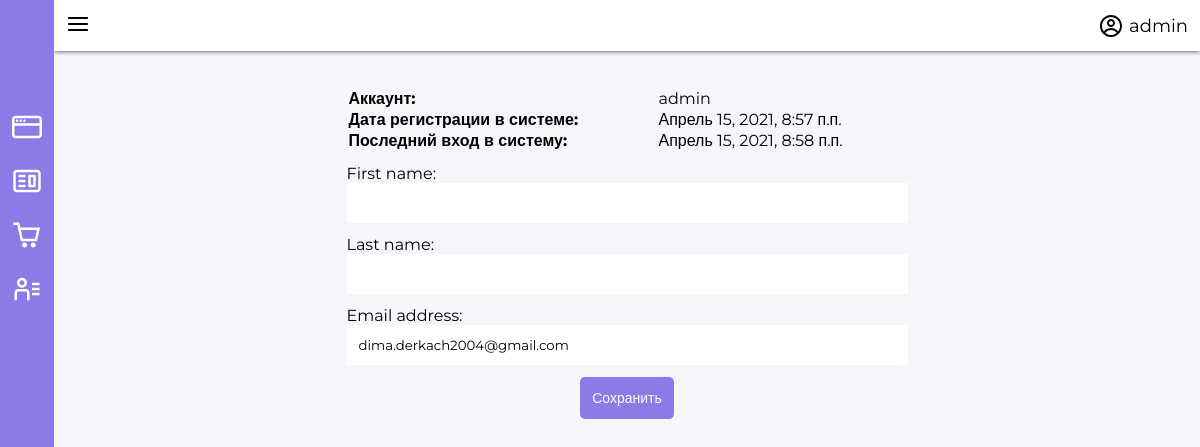
Screenshot of /profile/1 (signed in) with the database file from the repository.
### app/models.py (models this page shows)
class User(AbstractUser):
    pass

### app/views.py (the view)
# urls.py: path('profile/<int:pk>', views.UserProfileView.as_view(), name="profile"),
class UserProfileView(UpdateView, LoginRequiredMixin):
    login_url = reverse_lazy('login')
    redirect_field_name = 'login'
    model = models.User
    form_class = forms.UserProfileForm
    template_name = 'profile_edit.html'
    success_url = reverse_lazy('index')

### app/forms.py (shortened to what this page needs)
class UserProfileForm(forms.ModelForm):
    class Meta:
        model = models.User
        fields = ['first_name', 'last_name', 'email']

### templates/profile_edit.html (shortened to what this page needs)
{% extends 'base.html' %}
{% block content %}
<div class="container">
    <div class="form_wrapper">
        <table style="width: 100%; text-align: left;">
            <tr>
                <th>Аккаунт:</th>
                <td>{{ user.username }}</td>
            </tr>
            <tr>
                <th>Дата регистрации в системе:</th>
                <td>{{ user.date_joined }}</td>
            </tr>
            <tr>
                <th>Последний вход в систему:</th>
                <td>{{ user.last_login }}</td>
            </tr>
        </table>
        <form method="POST">
            {{form}}
            <input type="submit" value="Сохранить">
        </form>
    </div>
</div>
{% endblock %}

### templates/base.html (shortened to what this page needs)
{% load static %}
<!DOCTYPE html>
<html lang="en">
<head>
    <link rel="stylesheet" href="{% static 'css/main.css' %}">
    <link rel="stylesheet" href="{% static 'css/header.css' %}">
    <link rel="stylesheet" href="{% static 'css/sidebar.css' %}">
    <link rel="stylesheet" href="{% static 'css/grid.css' %}">
    <link rel="stylesheet" href="{% static 'css/tags/warning.css' %}">
    <link rel="stylesheet" href="{% static 'css/forms.css' %}">
    <link rel="stylesheet" href="{% static 'css/masters.css' %}">
    <link rel="stylesheet" href="{% static 'css/paginator.css' %}">
</head>
<body>
    {% include 'components/sidebar.html' %}
    <div class="wrapper">
        <nav class="header p-3">
            <button class="burger_toggle">
            </button>
            <a class="profile f-row" href="{% url 'profile' request.user.id %}">
                <span>{{ request.user.username }}</span>
            </a>
        </nav>
        {% block content %}
        {% endblock %}
        {% load my_tags %}
    </div>
</body>
</html>

### app/static/css/main.css (style rules this page uses)
* { font-family: 'Montserrat', sans-serif; padding: 0; margin: 0; --main-pink-color: #8C7AE6; --main-bg-color: #f5f6fa; }
html, body { width: 100%; height: 100%; overflow-y: hidden; display: flex; }
button, a { background: none; border: none; padding: 0px; margin: 0px; cursor: pointer; outline: none; border-radius: 5px; transition: 0.2s; text-decoration: none; color: black; }
.wrapper { height: 100%; width: 100%; display: flex; flex-direction: column; background: var(--main-bg-color); }
.container { width: 100%; height: 100%; box-sizing: border-box; overflow-y: auto; padding: 12px; }
.f-row { display: flex; flex-direction: row; justify-content: center; align-items: center; }

### app/static/css/header.css (style rules this page uses)
.header { display: flex; flex-direction: row; align-items: center; justify-content: space-between; background: white; box-shadow: 0px 0px 5px #353b48; z-index: 9998; }
.profile { font-size: 18px; padding: 12px; }
.profile span { margin-left: 6px; }

### app/static/css/sidebar.css (style rules this page uses)
.burger_toggle { color: black; width: fit-content !important; padding: 12px; transition: 0.3s; }

### app/static/css/forms.css (style rules this page uses)
div.form_wrapper { width: 50% !important; margin-left: auto; margin-right: auto; padding: 24px; }
form { display: flex; flex-direction: column; }
form input, form select, form textarea { border: none !important; outline: none !important; padding: 12px; }
form label { margin-top: 12px; }
form input[type='submit'] { background: var(--main-pink-color); color: white; font-weight: 500; font-size: 14px; width: fit-content; margin: auto; margin-top: 12px; border-radius: 5px; cursor: pointer; }

### rows the page displays
User: user.username "admin", username "admin", date_joined "Апрель 15, 2021, 8:57 п.п.", last_login "Апрель 15, 2021, 8:58 п.п.", email "dima.derkach2004@gmail.com"
